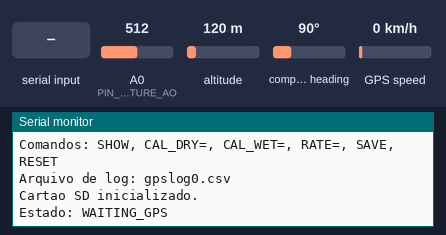
A sketch run on a simulated Arduino Uno, built with avr-gcc and run on an emulated ATmega328P. Shown: the last lines printed to the serial monitor. Inputs (shaded band) come from the test bench; at power-on: A0 (PIN_MOISTURE_AO) = 512, altitude 120 m, compass heading 90°, GPS speed 0 km/h. Storage starts empty; EEPROM starts erased; the GPS gets a fix after 3 s at 37.7749, -122.4194 with 8 satellites.

Above: at 1.2 s.
1.3 s: "90,45\n" received over Serial
At 2.6 s:
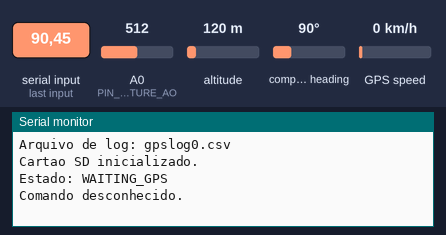
8.0 s: A0 (PIN_MOISTURE_AO) set to 992
At 11.4 s:
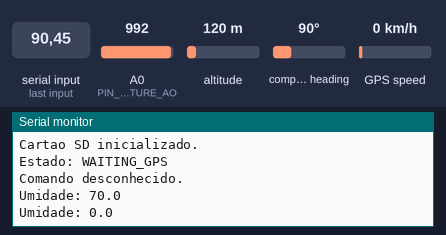

The sketch:

moni_humid_leitos_rios.ino
```cpp
// (licence header left out)
#include <avr/wdt.h>

#include "config.h"
#include "types.h"
#include "system_state.h"

#include "diag.h"
#include "gps.h"
#include "low_power.h"
#include "moisture.h"
#include "rtc.h"
#include "settings.h"
#include "status_led.h"
#include "storage.h"

namespace {

unsigned long lastSampleMs = 0;
SystemState::Value state = SystemState::INIT;
SystemState::Value previousState = SystemState::INIT;
bool rtcAvailable = false;

}  // namespace

void setup() {
  Diag::begin();
  Diag::println(F("moni-humid-leitos-rios v1.1.0"));

  Settings::begin();
  LowPower::begin();
  Gps::begin();
  Moisture::begin();
  StatusLed::begin();

  rtcAvailable = Rtc::begin();
  if (!rtcAvailable && MONI_ENABLE_RTC) {
    Diag::error(F("RTC nao detectado; usando apenas hora do GPS"));
  }

  Storage::begin();

  wdt_enable(WDTO_8S);
}

void loop() {
  wdt_reset();

  Settings::poll();
  Gps::feed();
  Storage::poll();

  state = Storage::isReady() ? SystemState::WAITING_GPS : SystemState::SD_ERROR;

  if (state != previousState) {
    Diag::print(F("Estado: "));
    Diag::println(SystemState::name(state));
    previousState = state;
  }

  // Subtracao tolera a voltagem do millis() apos ~49 dias.
  if (millis() - lastSampleMs >= Settings::rateMs()) {
    lastSampleMs = millis();

    SensorReading reading;
    reading.gps.valid = Gps::read(reading.gps);

    // Sem fix GPS, o RTC pode fornecer o carimbo de data/hora.
    if (!reading.gps.timeValid && rtcAvailable) {
      reading.gps.timeValid = Rtc::now(reading.gps.date,
                                       sizeof(reading.gps.date),
                                       reading.gps.time,
                                       sizeof(reading.gps.time));
    }

    reading.moistureRaw = Moisture::readRaw();
    reading.moisturePct = Moisture::toPercent(reading.moistureRaw);

    if (Storage::isReady() && Storage::appendRow(reading)) {
      state = SystemState::LOGGING;
      Diag::value(F("Umidade: "), reading.moisturePct, 1);
      if (!reading.gps.valid) {
        Diag::println(F("Sem fix GPS; linha gravada sem coordenadas."));
      }
    } else {
      state = SystemState::SD_ERROR;
      Diag::error(F("Falha ao gravar a amostra no SD"));
    }
  }

#if MONI_ENABLE_LOW_POWER
  // O WDT do AVR dorme no maximo ~8 s por ciclo.
  {
    const unsigned long cycleMs = 8000UL;
    unsigned long cycles = (Settings::rateMs() + cycleMs - 1UL) / cycleMs;
    if (cycles < 1UL) cycles = 1UL;
    if (cycles > 255UL) cycles = 255UL;
    LowPower::sleepCycles(static_cast<uint8_t>(cycles));
    lastSampleMs = millis();
  }
#endif

  StatusLed::update(state);
}
```

diag.cpp
```cpp
// (licence header left out)
#include "diag.h"

#include "config.h"

void Diag::begin() {
  Serial.begin(config::SERIAL_BAUD);
}

void Diag::print(const __FlashStringHelper* msg) {
  Serial.print(msg);
}

void Diag::println(const __FlashStringHelper* msg) {
  Serial.println(msg);
}

void Diag::println(const char* msg) {
  Serial.println(msg);
}

void Diag::value(const __FlashStringHelper* label, float number, int digits) {
  Serial.print(label);
  Serial.println(number, digits);
}

void Diag::error(const __FlashStringHelper* msg) {
  Serial.print(F("[ERRO] "));
  Serial.println(msg);
}
```

diag.h
```cpp
// (licence header left out)
#pragma once

#include <Arduino.h>

namespace Diag {

void begin();
void print(const __FlashStringHelper* msg);
void println(const __FlashStringHelper* msg);
void println(const char* msg);
void value(const __FlashStringHelper* label, float number, int digits);
void error(const __FlashStringHelper* msg);

}  // namespace Diag
```

gps.cpp
```cpp
// (licence header left out)
#include "gps.h"

#include <SoftwareSerial.h>
#include <TinyGPS++.h>

#include "config.h"
#include "pure_logic.h"

namespace {

TinyGPSPlus tinyGps;
SoftwareSerial gpsSerial(config::PIN_GPS_TX, config::PIN_GPS_RX);

}  // namespace

void Gps::begin() {
  gpsSerial.begin(config::GPS_BAUD);
}

void Gps::feed() {
  while (gpsSerial.available() > 0) {
    tinyGps.encode(static_cast<char>(gpsSerial.read()));
  }
}

bool Gps::read(GpsReading& out) {
  if (!tinyGps.location.isUpdated()) {
    return false;
  }

  out.valid          = true;
  out.latitude       = tinyGps.location.lat();
  out.longitude      = tinyGps.location.lng();
  out.altitudeMeters = tinyGps.altitude.meters();
  out.speedKmh       = tinyGps.speed.kmph();
  out.courseDeg      = tinyGps.course.deg();
  out.satellites     = tinyGps.satellites.value();

  const bool hasDateTime = tinyGps.date.isValid() && tinyGps.time.isValid();
  if (hasDateTime) {
    pure::formatGpsDate(tinyGps.date.day(), tinyGps.date.month(),
                        tinyGps.date.year(), out.date, sizeof(out.date));
    pure::formatGpsTime(tinyGps.time.hour(), tinyGps.time.minute(),
                        tinyGps.time.second(), out.time, sizeof(out.time));
  }
  out.timeValid = hasDateTime;
  return true;
}
```

gps.h
```cpp
// (licence header left out)
#pragma once

#include <Arduino.h>

#include "types.h"

namespace Gps {

// Inicializa a UART por software na velocidade do modulo.
void begin();

// Consome bytes NMEA disponiveis. Deve ser chamado com frequencia no loop().
void feed();

// Copia a ultima posicao valida para `out`. Retorna false sem fix.
bool read(GpsReading& out);

}  // namespace Gps
```

low_power.cpp
```cpp
// (licence header left out)
#include "low_power.h"

#include "config.h"

#if MONI_ENABLE_LOW_POWER

#include <avr/interrupt.h>
#include <avr/sleep.h>
#include <avr/wdt.h>

ISR(WDT_vect) {}

void LowPower::begin() {
  pinMode(config::PIN_GPS_VCC, OUTPUT);
  digitalWrite(config::PIN_GPS_VCC, HIGH);
}

void LowPower::sleepCycles(uint8_t wdtCycles) {
  // Desliga modulo GPS e sensor durante o sono.
  digitalWrite(config::PIN_GPS_VCC, LOW);
  digitalWrite(config::PIN_MOISTURE_VCC, LOW);

  wdt_disable();
  MCUSR &= ~(1 << WDRF);
  WDTCSR |= (1 << WDCE) | (1 << WDE);
  WDTCSR = (1 << WDIE) | (1 << WDP3) | (1 << WDP0);  // 8 s, modo interrupcao

  set_sleep_mode(SLEEP_MODE_PWR_DOWN);
  for (uint8_t i = 0; i < wdtCycles; ++i) {
    sleep_enable();
    sei();
    sleep_cpu();
    sleep_disable();
  }

  wdt_disable();
  wdt_enable(WDTO_8S);

  digitalWrite(config::PIN_GPS_VCC, HIGH);
}

#else

void LowPower::begin() {}
void LowPower::sleepCycles(uint8_t) {}

#endif
```

low_power.h
```cpp
// (licence header left out)
#pragma once

#include <Arduino.h>

namespace LowPower {

void begin();

// Dorme `wdtCycles` periodos de ~8 s. Retorna quando acorda.
void sleepCycles(uint8_t wdtCycles);

}  // namespace LowPower
```

moisture.cpp
```cpp
// (licence header left out)
#include "moisture.h"

#include "config.h"
#include "pure_logic.h"
#include "settings.h"

void Moisture::begin() {
  pinMode(config::PIN_MOISTURE_VCC, OUTPUT);
  digitalWrite(config::PIN_MOISTURE_VCC, LOW);
  pinMode(config::PIN_MOISTURE_AO, INPUT);
}

int Moisture::readRaw() {
  digitalWrite(config::PIN_MOISTURE_VCC, HIGH);
  delay(config::SENSOR_WARMUP_MS);

  const int raw = analogRead(config::PIN_MOISTURE_AO);

  digitalWrite(config::PIN_MOISTURE_VCC, LOW);
  return raw;
}

float Moisture::toPercent(int raw) {
  return pure::moisturePercent(raw, Settings::dryRaw(), Settings::wetRaw());
}
```

moisture.h
```cpp
// (licence header left out)
#pragma once

#include <Arduino.h>

namespace Moisture {

// Configura os pinos e deixa o sensor desligado (economia e menor corrosao).
void begin();

// Alimenta o sensor, estabiliza e devolve a leitura bruta (0..1023).
int readRaw();

// Converte a leitura bruta em porcentagem (0..100) usando a calibracao.
float toPercent(int raw);

}  // namespace Moisture
```

pure_logic.h
```cpp
// (licence header left out)
#pragma once

#include <stddef.h>
#include <stdint.h>

namespace pure {

// Amostra de GPS em formato independente de hardware.
struct GpsSample {
  bool        valid;
  bool        timeValid;  // pode vir do GPS ou do RTC
  const char* date;
  const char* time;
  double      latitude;
  double      longitude;
  double      altitudeMeters;
  double      speedKmh;
  double      courseDeg;
  uint16_t    satellites;
};

// --- Conversao de umidade ----------------------------------------------------
// Equivalente ao map() do Arduino, inclusive intervalos invertidos.
inline long mapLong(long x, long inMin, long inMax, long outMin, long outMax) {
  const long divisor = inMax - inMin;
  if (divisor == 0) return outMin;
  const long dividend = outMax - outMin;
  const long delta = x - inMin;
  return (delta * dividend + (divisor / 2)) / divisor + outMin;
}

inline float moisturePercent(int raw, int dryRaw, int wetRaw) {
  if (dryRaw == wetRaw) return 0.0f;
  long percent = mapLong(raw, dryRaw, wetRaw, 0L, 100L);
  if (percent < 0L) percent = 0L;
  if (percent > 100L) percent = 100L;
  return static_cast<float>(percent);
}

// --- Formatacao de data e hora ----------------------------------------------
inline void appendChar(char* out, size_t& pos, size_t size, char c) {
  if (pos + 1 < size) {
    out[pos++] = c;
    out[pos] = '\0';
  }
}

inline void appendPadded(char* out, size_t& pos, size_t size,
                         unsigned long value, int width) {
  char tmp[12];
  uint8_t n = 0;
  if (value == 0) tmp[n++] = '0';
  while (value > 0) {
    tmp[n++] = static_cast<char>('0' + (value % 10));
    value /= 10;
  }
  for (int i = n; i < width; ++i) appendChar(out, pos, size, '0');
  while (n > 0) appendChar(out, pos, size, tmp[--n]);
}

inline bool formatGpsDate(unsigned day, unsigned month, unsigned year,
                          char* out, size_t size) {
  if (out == 0 || size < 11) return false;
  out[0] = '\0';
  size_t pos = 0;
  appendPadded(out, pos, size, day, 2);
  appendChar(out, pos, size, '/');
  appendPadded(out, pos, size, month, 2);
  appendChar(out, pos, size, '/');
  appendPadded(out, pos, size, year, 4);
  return true;
}

inline bool formatGpsTime(unsigned hour, unsigned minute, unsigned second,
                          char* out, size_t size) {
  if (out == 0 || size < 9) return false;
  out[0] = '\0';
  size_t pos = 0;
  appendPadded(out, pos, size, hour, 2);
  appendChar(out, pos, size, ':');
  appendPadded(out, pos, size, minute, 2);
  appendChar(out, pos, size, ':');
  appendPadded(out, pos, size, second, 2);
  return true;
}

// --- CRC-8 (polinomio 0x07, init 0) -----------------------------------------
inline uint8_t crc8(const char* data, size_t length) {
  uint8_t crc = 0;
  for (size_t i = 0; i < length; ++i) {
    crc ^= static_cast<uint8_t>(data[i]);
    for (int bit = 0; bit < 8; ++bit) {
      if (crc & 0x80) {
        crc = static_cast<uint8_t>((crc << 1) ^ 0x07);
      } else {
        crc = static_cast<uint8_t>(crc << 1);
      }
    }
  }
  return crc;
}

// --- Formatacao manual de numeros (sem %f do printf do AVR) -----------------
inline void appendUnsigned(char* out, size_t& pos, size_t size,
                           unsigned long value) {
  char tmp[12];
  uint8_t n = 0;
  if (value == 0) tmp[n++] = '0';
  while (value > 0) {
    tmp[n++] = static_cast<char>('0' + (value % 10));
    value /= 10;
  }
  while (n > 0) appendChar(out, pos, size, tmp[--n]);
}

inline void appendFixed(char* out, size_t& pos, size_t size,
                        double value, int digits) {
  if (value < 0) {
    appendChar(out, pos, size, '-');
    value = -value;
  }
  unsigned long scale = 1;
  for (int i = 0; i < digits; ++i) scale *= 10UL;

  const unsigned long scaled =
      static_cast<unsigned long>(value * static_cast<double>(scale) + 0.5);

  appendUnsigned(out, pos, size, scaled / scale);
  if (digits > 0) {
    appendChar(out, pos, size, '.');
    unsigned long div = scale / 10UL;
    for (int i = 0; i < digits; ++i) {
      appendChar(out, pos, size,
                 static_cast<char>('0' + (scaled / div) % 10UL));
      div /= 10UL;
    }
  }
}

inline void appendHex2(char* out, size_t& pos, size_t size, uint8_t value) {
  static const char kDigits[] = "0123456789ABCDEF";
  appendChar(out, pos, size, kDigits[(value >> 4) & 0x0F]);
  appendChar(out, pos, size, kDigits[value & 0x0F]);
}

inline void appendField(char* out, size_t& pos, size_t size, const char* value) {
  if (value != 0) {
    while (*value != '\0') {
      appendChar(out, pos, size, *value);
      ++value;
    }
  }
}

// Monta uma linha CSV completa, terminada em '\0'.
// Colunas: seq,gps_valid,date,time,latitude,longitude,altitude_m,speed_kmh,
//          course_deg,satellites,moisture_raw,moisture_pct,crc8
inline void buildCsvRow(const GpsSample& gps, int moistureRaw,
                        float moisturePct, uint32_t seq,
                        char* out, size_t size) {
  if (out == 0 || size == 0) return;
  out[0] = '\0';
  size_t pos = 0;

  appendUnsigned(out, pos, size, seq);
  appendChar(out, pos, size, ',');
  appendUnsigned(out, pos, size, gps.valid ? 1UL : 0UL);
  appendChar(out, pos, size, ',');

  if (gps.timeValid) appendField(out, pos, size, gps.date);
  appendChar(out, pos, size, ',');
  if (gps.timeValid) appendField(out, pos, size, gps.time);
  appendChar(out, pos, size, ',');

  if (gps.valid) appendFixed(out, pos, size, gps.latitude, 6);
  appendChar(out, pos, size, ',');
  if (gps.valid) appendFixed(out, pos, size, gps.longitude, 6);
  appendChar(out, pos, size, ',');
  if (gps.valid) appendFixed(out, pos, size, gps.altitudeMeters, 1);
  appendChar(out, pos, size, ',');
  if (gps.valid) appendFixed(out, pos, size, gps.speedKmh, 1);
  appendChar(out, pos, size, ',');
  if (gps.valid) appendFixed(out, pos, size, gps.courseDeg, 1);
  appendChar(out, pos, size, ',');
  if (gps.valid) appendUnsigned(out, pos, size, gps.satellites);
  appendChar(out, pos, size, ',');

  appendUnsigned(out, pos, size, static_cast<unsigned long>(moistureRaw));
  appendChar(out, pos, size, ',');
  appendFixed(out, pos, size, moisturePct, 1);

  const uint8_t check = crc8(out, pos);
  appendChar(out, pos, size, ',');
  appendHex2(out, pos, size, check);
}

}  // namespace pure
```

rtc.cpp
```cpp
// (licence header left out)
#include "rtc.h"

#include "config.h"
#include "pure_logic.h"

#if MONI_ENABLE_RTC

#include <RTClib.h>

namespace {
RTC_DS3231 rtc;
}

bool Rtc::begin() {
  if (!rtc.begin()) return false;
  if (rtc.lostPower()) {
    rtc.adjust(DateTime(F(__DATE__), F(__TIME__)));
  }
  return true;
}

bool Rtc::now(char* date, size_t dateSize, char* time, size_t timeSize) {
  const DateTime t = rtc.now();
  pure::formatGpsDate(t.day(), t.month(), t.year(), date, dateSize);
  pure::formatGpsTime(t.hour(), t.minute(), t.second(), time, timeSize);
  return true;
}

#else

bool Rtc::begin() { return false; }
bool Rtc::now(char*, size_t, char*, size_t) { return false; }

#endif
```

rtc.h
```cpp
// (licence header left out)
#pragma once

#include <Arduino.h>

namespace Rtc {

// Retorna false se o RTC nao estiver presente/flag desligada.
bool begin();

// Preenche date/time quando ha tempo valido no RTC.
bool now(char* date, size_t dateSize, char* time, size_t timeSize);

}  // namespace Rtc
```

status_led.cpp
```cpp
// (licence header left out)
#include "status_led.h"

#include <Arduino.h>

#include "config.h"

#if MONI_ENABLE_STATUS_LED

namespace {

SystemState::Value currentState = SystemState::INIT;
unsigned long cycleStart = 0;

int blinkCountFor(SystemState::Value state) {
  switch (state) {
    case SystemState::INIT:        return -1;  // aceso continuo
    case SystemState::WAITING_GPS: return 2;
    case SystemState::LOGGING:     return 1;
    case SystemState::SD_ERROR:    return 4;
    default:                       return 0;
  }
}

}  // namespace

void StatusLed::begin() {
  pinMode(config::PIN_STATUS_LED, OUTPUT);
  digitalWrite(config::PIN_STATUS_LED, LOW);
  cycleStart = millis();
}

void StatusLed::update(SystemState::Value state) {
  currentState = state;
  const int pulses = blinkCountFor(currentState);

  if (pulses < 0) {
    digitalWrite(config::PIN_STATUS_LED, HIGH);
    return;
  }

  const unsigned long phase = (millis() - cycleStart) % 2000UL;
  const unsigned long slot = 2000UL / (pulses > 0 ? static_cast<unsigned long>(pulses) : 1UL);
  const unsigned long half = slot / 2UL;

  if (pulses == 0) {
    digitalWrite(config::PIN_STATUS_LED, LOW);
    return;
  }

  const bool lit = (phase % slot) < half;
  digitalWrite(config::PIN_STATUS_LED, lit ? HIGH : LOW);
}

#else

void StatusLed::begin() {}
void StatusLed::update(SystemState::Value) {}

#endif
```

status_led.h
```cpp
// (licence header left out)
#pragma once

#include "system_state.h"

namespace StatusLed {

void begin();
void update(SystemState::Value state);

}  // namespace StatusLed
```

storage.h
```cpp
// (licence header left out)
#pragma once

#include <Arduino.h>

#include "types.h"

namespace Storage {

// Primeira tentativa de inicializacao.
bool begin();

// Tenta recuperar o SD periodicamente se ele falhou no boot.
void poll();

bool isReady();
uint8_t failureCount();

// Cria o proximo arquivo gpslogNN.csv e grava o cabecalho.
bool prepareNewFile();

// Acrescenta uma linha ao arquivo atual (com seq e crc8).
bool appendRow(const SensorReading& reading);

// Nome do arquivo atual (vazio quando nenhum foi criado).
const char* currentFileName();

}  // namespace Storage
```

system_state.h
```cpp
// (licence header left out)
#pragma once

namespace SystemState {

enum Value {
  INIT = 0,
  WAITING_GPS,
  LOGGING,
  SD_ERROR
};

inline const char* name(Value state) {
  switch (state) {
    case INIT:        return "INIT";
    case WAITING_GPS: return "WAITING_GPS";
    case LOGGING:     return "LOGGING";
    case SD_ERROR:    return "SD_ERROR";
    default:          return "UNKNOWN";
  }
}

}  // namespace SystemState
```

types.h
```cpp
// (licence header left out)
#pragma once

#include <Arduino.h>

struct GpsReading {
  bool     valid      = false;
  bool     timeValid  = false;  // data/hora do GPS ou do RTC
  char     date[11]   = {0};    // DD/MM/AAAA
  char     time[9]    = {0};    // HH:MM:SS
  double   latitude   = 0.0;
  double   longitude  = 0.0;
  float    altitudeMeters = 0.0f;
  float    speedKmh   = 0.0f;
  float    courseDeg  = 0.0f;
  uint16_t satellites = 0;
};

struct SensorReading {
  GpsReading gps;
  int        moistureRaw = 0;
  float      moisturePct = 0.0f;
};
```

settings.h
```cpp
// (licence header left out)
#pragma once

#include <Arduino.h>

namespace Settings {

void begin();

// Le caracteres da serial sem bloquear. Chamar no loop().
void poll();

int dryRaw();
int wetRaw();
unsigned long rateMs();

void print();

}  // namespace Settings
```

Source omitted: storage.cpp (3102 bytes), config.h (2836 bytes), settings.cpp (3930 bytes)

Measured:
- after the input at 1.3 s, the serial monitor: prints a new line at once (image 1)
- after the input at 8.0 s, the serial monitor: prints a new line after 2.0 s (image 2)
